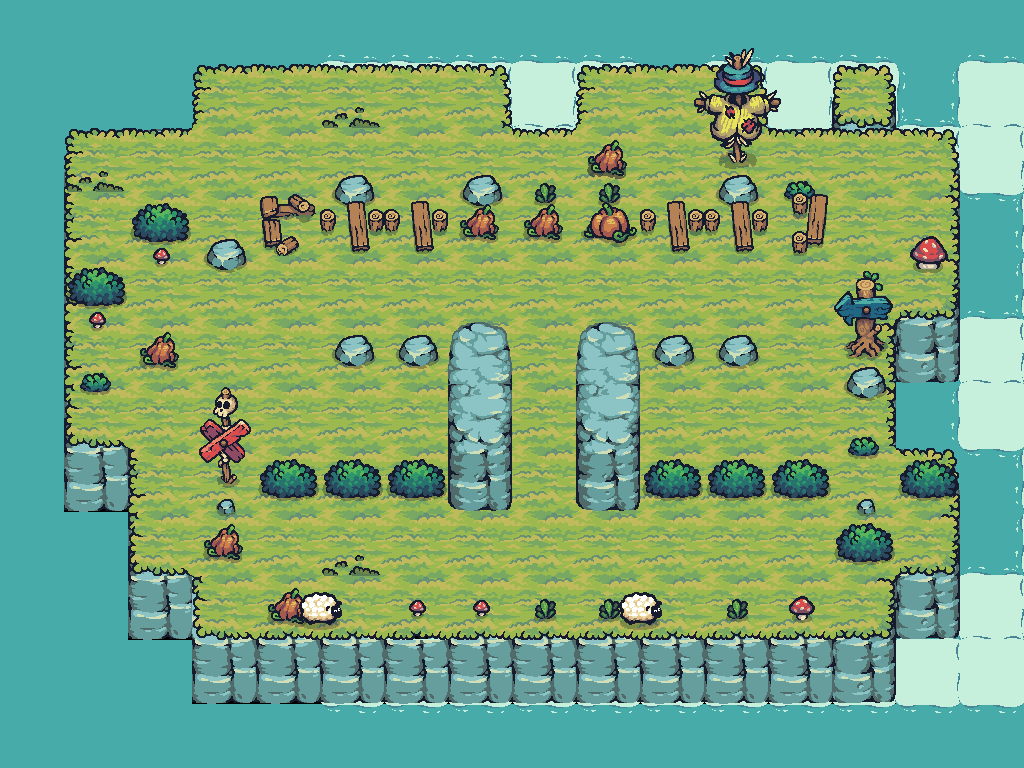

This game map was drawn from its Tiled (.tmx) file and the tilesets committed beside it. A one-line description and the trimmed map source follow:
An orthogonal 16x12 tile map with 64x64 px tiles, 11 tile layers (Water, Foam, layerforedge, new game bg, ...), 25 tilesets and 41 objects (29x Block, 6x Tree, 2x Barrel, PlayerCheckpoint, AntiPlayerCheckpoint, ...).

<map version="1.10" tiledversion="1.11.0" orientation="orthogonal" renderorder="right-down" width="16" height="12" tilewidth="64" tileheight="64" infinite="0" nextlayerid="28" nextobjectid="11">
 <properties>
  <property name="Star1" type="int" value="25" />
  <property name="Star2" type="int" value="30" />
  <property name="Star3" type="int" value="35" />
 </properties>
 <tileset firstgid="1" source="Terrain.tsx" />
 <tileset firstgid="41" source="Castle_Red.tsx" />
 <tileset firstgid="61" source="Tree.tsx" />
 <tileset firstgid="169" source="17.tsx" />
 <tileset firstgid="171" source="Tower_Blue.tsx" />
 <tileset firstgid="179" source="01.tsx" />
 <tileset firstgid="180" source="06.tsx" />
 <tileset firstgid="181" source="18.tsx" />
 <tileset firstgid="190" source="09.tsx" />
 <tileset firstgid="191" source="12.tsx" />
 <tileset firstgid="192" source="16.tsx" />
 <tileset firstgid="194" source="Castle_Destroyed.tsx" />
 <tileset firstgid="214" source="HappySheep_Idle.tsx" />
 <tileset firstgid="222" source="Tree_192.tsx" />
 <tileset firstgid="234" source="Water.tsx" />
 <tileset firstgid="235" source="Foam_192.tsx" />
 <tileset firstgid="243" source="Tilemap_Elevation.tsx" />
 <tileset firstgid="275" source="02.tsx" />
 <tileset firstgid="276" source="03.tsx" />
 <tileset firstgid="277" source="04.tsx" />
 <tileset firstgid="278" source="07.tsx" />
 <tileset firstgid="279" source="10.tsx" />
 <tileset firstgid="280" source="TX Props.tsx" />
 <tileset firstgid="344" source="Bridge_All.tsx" />
 <tileset firstgid="356" source="13.tsx" />
 <group id="26" name="Common">
  <layer id="13" name="Water" width="16" height="12">
   <data>[192 cells, 88 non-empty, 1 distinct tile ids]</data>
  </layer>
  <layer id="14" name="Foam" width="16" height="12" offsetx="128" offsety="0">
   <data>[192 cells, 44 non-empty, 1 distinct tile ids]</data>
  </layer>
  <layer id="19" name="layerforedge" width="16" height="12">
   <data>[192 cells, 30 non-empty, 11 distinct tile ids]</data>
  </layer>
  <layer id="15" name="new game bg" width="16" height="12">
   <data>[192 cells, 128 non-empty, 12 distinct tile ids]</data>
  </layer>
  <layer id="24" name="eat" width="16" height="12">
   <data>[192 cells, 5 non-empty, 3 distinct tile ids]</data>
  </layer>
  <layer id="27" name="grass" width="16" height="12">
   <data>[192 cells, 3 non-empty, 1 distinct tile ids]</data>
  </layer>
  <layer id="17" name="props" width="16" height="12" offsetx="0" offsety="32">
   <data>[192 cells, 17 non-empty, 7 distinct tile ids]</data>
  </layer>
  <layer id="18" name="propsLayer2" width="16" height="12">
   <data>[192 cells, 15 non-empty, 12 distinct tile ids]</data>
  </layer>
  <objectgroup id="21" name="TreesOutSideGameGrid" class="TreesOutSideGameGrid">
   <object id="3" name="Tree" type="Tree" x="192" y="128" width="64" height="64" />
   <object id="5" name="Tree" type="Tree" x="256" y="128" width="64" height="64" />
   <object id="6" name="Tree" type="Tree" x="384" y="128" width="64" height="64" />
   <object id="7" name="Tree" type="Tree" x="832" y="192" width="64" height="64" />
   <object id="8" name="Tree" type="Tree" x="640" y="128" width="64" height="64" />
   <object id="9" name="Tree" type="Tree" x="192" y="320" width="64" height="64" />
  </objectgroup>
  <layer id="22" name="AheadOfTreesProps" width="16" height="12">
   <data>[192 cells, 6 non-empty, 6 distinct tile ids]</data>
  </layer>
  <objectgroup id="30" name="CollisionblocksForGrid">
   <object id="101" name="Block" type="Block" x="256" y="128" width="576" height="64" />
   <object id="102" name="Block" type="Block" x="256" y="576" width="576" height="64" />
   <object id="103" name="Block" type="Block" x="192" y="192" width="64" height="384" />
   <object id="104" name="Block" type="Block" x="831" y="192" width="64" height="384" />
  </objectgroup>
  <layer id="25" name="BottomEdge" width="16" height="12">
   <data>[192 cells, 2 non-empty, 1 distinct tile ids]</data>
  </layer>
 </group>
 <layer id="13" name="CollisionblockTileLayer" width="16" height="12">
  <data>[192 cells, 25 non-empty, 10 distinct tile ids]</data>
 </layer>
 <objectgroup id="5" name="Collisionblocks">
  <object id="1" name="Block" type="Block" x="256" y="192" width="64" height="64" />
  <object id="2" name="Block" type="Block" x="320" y="192" width="64" height="64" />
  <object id="3" name="Block" type="Block" x="384" y="192" width="64" height="64" />
  <object id="4" name="Block" type="Block" x="448" y="192" width="64" height="64" />
  <object id="5" name="Block" type="Block" x="512" y="192" width="64" height="64" />
  <object id="6" name="Block" type="Block" x="576" y="192" width="64" height="64" />
  <object id="7" name="Block" type="Block" x="640" y="192" width="64" height="64" />
  <object id="8" name="Block" type="Block" x="704" y="192" width="64" height="64" />
  <object id="9" name="Block" type="Block" x="768" y="192" width="64" height="64" />
  <object id="12" name="Block" type="Block" x="320" y="320" width="64" height="64" />
  <object id="13" name="Block" type="Block" x="384" y="320" width="64" height="64" />
  <object id="14" name="Block" type="Block" x="448" y="320" width="64" height="64" />
  <object id="15" name="Block" type="Block" x="576" y="320" width="64" height="64" />
  <object id="16" name="Block" type="Block" x="640" y="320" width="64" height="64" />
  <object id="17" name="Block" type="Block" x="704" y="320" width="64" height="64" />
  <object id="19" name="Block" type="Block" x="448" y="384" width="64" height="64" />
  <object id="20" name="Block" type="Block" x="576" y="384" width="64" height="64" />
  <object id="22" name="Block" type="Block" x="256" y="448" width="64" height="64" />
  <object id="23" name="Block" type="Block" x="320" y="448" width="64" height="64" />
  <object id="24" name="Block" type="Block" x="384" y="448" width="64" height="64" />
  <object id="25" name="Block" type="Block" x="448" y="448" width="64" height="64" />
  <object id="26" name="Block" type="Block" x="576" y="448" width="64" height="64" />
  <object id="27" name="Block" type="Block" x="640" y="448" width="64" height="64" />
  <object id="28" name="Block" type="Block" x="704" y="448" width="64" height="64" />
  <object id="29" name="Block" type="Block" x="768" y="448" width="64" height="64" />
 </objectgroup>
 <objectgroup id="6" name="Checkpoints">
  <object id="30" name="PlayerCheckpoint" type="PlayerCheckpoint" x="256" y="512" width="64" height="64" />
  <object id="31" name="AntiPlayerCheckpoint" type="AntiPlayerCheckpoint" x="768" y="512" width="64" height="64" />
 </objectgroup>
 <objectgroup id="7" name="Spawnpoints">
  <object id="10" name="Player" type="Player" x="256" y="256" width="64" height="64" />
  <object id="11" name="AntiPlayer" type="AntiPlayer" x="768" y="256" width="64" height="64" />
  <object id="18" name="Barrel" type="Barrel" x="384" y="384" width="64" height="64" />
  <object id="21" name="Barrel" type="Barrel" x="640" y="384" width="64" height="64" />
 </objectgroup>
</map>
